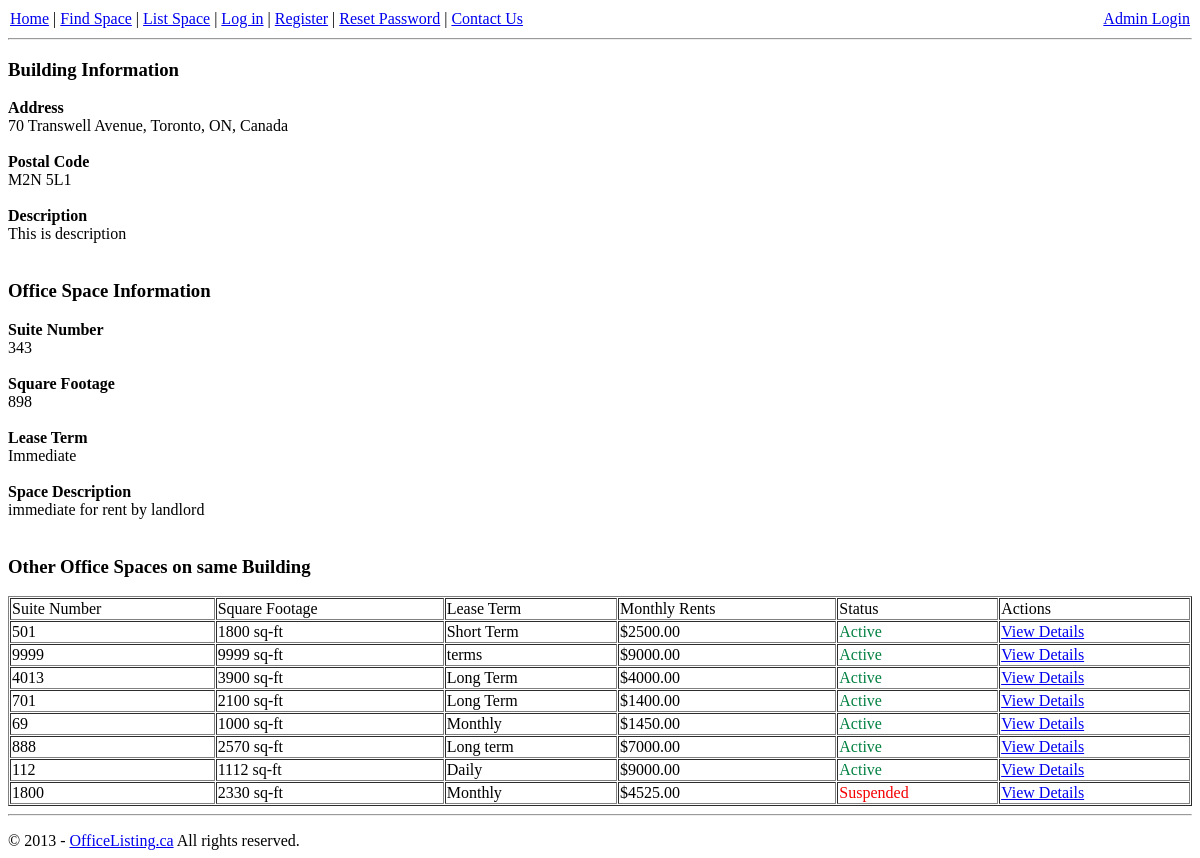
Screenshot of /space_detail.php?id=5 (signed in) with the database file from the repository.
### tables this page shows
CREATE TABLE `buildings` (
  `id` int(11) NOT NULL AUTO_INCREMENT,
  `address` varchar(100) NOT NULL,
  `postal_code` varchar(10) NOT NULL,
  `description` varchar(255) NOT NULL,
  `image` varchar(128) NOT NULL,
  `active` int(1) NOT NULL,
  PRIMARY KEY (`id`)
);

CREATE TABLE `spaces` (
  `space_id` int(11) NOT NULL AUTO_INCREMENT,
  `user_id` int(11) NOT NULL,
  `building_id` int(11) NOT NULL,
  `suite_number` int(11) NOT NULL,
  `square_footage` int(11) NOT NULL,
  `lease_term` varchar(40) NOT NULL,
  `description` varchar(255) NOT NULL,
  `first_name` varchar(50) NOT NULL,
  `last_name` varchar(50) NOT NULL,
  `email` varchar(50) NOT NULL,
  `phone_number` int(11) NOT NULL,
  `monthly_rents` decimal(10,2) NOT NULL,
  `email_list_optin` int(11) NOT NULL,
  `image` varchar(128) NOT NULL,
  `space_active` int(1) NOT NULL,
  PRIMARY KEY (`space_id`)
);

### space_detail.php (the view, shortened to what this page needs)
<?PHP
include('./lib/functions/functions.php');
if(isset($_GET['id'])){
	if(is_numeric($_GET['id'])){
		$id = strip_tags($_GET['id']);
		}
		$sql = "SELECT * FROM spaces WHERE space_id = '$id' LIMIT 1";
		$res = mysql_query($sql);
			while ($row = mysql_fetch_array($res)) {
				$space_id = $row["space_id"];
				$building_id = $row["building_id"];
				$suite_number = $row["suite_number"];
				$square_footage = $row["square_footage"];
				$lease_term = $row["lease_term"];
				$description = $row["description"];
			}
	}
 if (isset($building_id)) {
	$sql = "SELECT * FROM buildings WHERE id = '$building_id' LIMIT 1";
	$res = mysql_query($sql);
	while ($row = mysql_fetch_array($res)) {
		$building_id = $row['id'];
		$address = $row['address'];
		$postal_code = $row['postal_code'];
		$building_description = $row['description'];
	}
 }
?>
<!DOCTYPE html PUBLIC "-//W3C//DTD XHTML 1.0 Strict//EN" "http://www.w3.org/TR/xhtml1/DTD/xhtml1-strict.dtd">
<html xmlns="http://www.w3.org/1999/xhtml" xml:lang="en-GB">
<head>
	<link rel="stylesheet" type="text/css" href="css/style.css" media="screen" />
</head>
<body>
		<?php
		include('./lib/sections/public_main_nav.php');
		?>
	<hr/>
		<h3>Building Information</h3>
            <div class="field"><strong>Address</strong><br />
                    <span><?=$address;?></span>
                    </div>
             <br />
             <div class="field"><strong>Postal Code</strong><br />
                    <span><?=$postal_code;?></span>
                    </div>
              <br />
             <div class="field"><strong>Description</strong><br />
                    <span><?=$building_description;?></span>
                    </div>
             <br />
            <h3>Office Space Information</h3>
                        <div class="field"><strong>Suite Number</strong><br />
                    <span><?=$suite_number;?></span>
                    </div>
             <br />
             <div class="field"><strong>Square Footage</strong><br />
                    <span><?=$square_footage;?></span>
                    </div>
              <br />
             <div class="field"><strong>Lease Term</strong><br />
                    <span><?=$lease_term;?></span>
                    </div>
             <br />
              <div class="field"><strong>Space Description</strong><br />
                    <span><?=$description;?></span>
                    </div>
             <br />
             <h3>Other Office Spaces on same Building</h3>
             <table width="100%" border="1" cellspacing="1" cellpadding="1">
			<tr>
                <td>Suite Number</td>
                <td>Square Footage</td>
                <td>Lease Term</td>
                <td>Monthly Rents</td>
                <td>Status</td>
                <td>Actions</td>
			</tr>
             <?php
			 	$sql = "SELECT * FROM spaces WHERE building_id = '$building_id' AND space_id != $space_id";
				$res = mysql_query($sql);
				while ($row = mysql_fetch_array($res)) {
					?>
         			<tr>
                    <td><?=$row['suite_number'];?></td>
                <td><?=$row['square_footage'].' sq-ft';?></td>
                <td><?=$row['lease_term'];?></td>
                <td><?='$'.$row['monthly_rents'];?></td>
                <?php
                if($row['space_active'] == 1){$active = "<span style='color:#008040;'>Active</span>";}
					 if($row['space_active'] == 0){$active = "<span style='color:#f40000;'>Suspended</span>";}
                     ?>
                <td><?=$active;?></td>
                <td><a href="space_detail.php?id=<?=$row['space_id'];?>">View Details</a></td>
			</tr>
                    <?php
				}
			 ?>
             </table>
    <?php
	require_once('./lib/sections/footer.php');
?>
</body>
</html>

### rows the page displays
buildings: address "70 Transwell Avenue, Toronto, ON, Canada", postal_code "M2N 5L1", description "This is description"
spaces: suite_number "343", square_footage "898", lease_term "Immediate", description "immediate for rent by landlord"
spaces: suite_number "501", square_footage "1800", lease_term "Short Term", monthly_rents "2500.00", space_active "Active"
spaces: suite_number "9999", square_footage "9999", lease_term "terms", monthly_rents "9000.00", space_active "Active"
spaces: suite_number "4013", square_footage "3900", lease_term "Long Term", monthly_rents "4000.00", space_active "Active"
spaces: suite_number "701", square_footage "2100", lease_term "Long Term", monthly_rents "1400.00", space_active "Active"
spaces: suite_number "69", square_footage "1000", lease_term "Monthly", monthly_rents "1450.00", space_active "Active"
spaces: suite_number "888", square_footage "2570", lease_term "Long term", monthly_rents "7000.00", space_active "Active"
spaces: suite_number "112", square_footage "1112", lease_term "Daily", monthly_rents "9000.00", space_active "Active"
spaces: suite_number "1800", square_footage "2330", lease_term "Monthly", monthly_rents "4525.00", space_active "Suspended"
